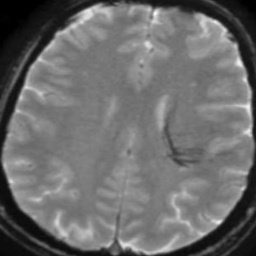
#> input picture data/Brain MRI Images/Train/Normal/Normal (102).jpg, 256 x 256 px
$ python -i detector.py   (imports and definitions only)
#> lines starting #> are read from the running program, lines starting #| are printed output that depends on the picture; after the words box and inside, x2 and y2 are one past the last pixel; in counts of white or black regions, pixels touching at a corner belong together
import cv2
import numpy as np
import os

class TumorDetector:

    def detect(self, image_path):
        # Load the original image
        image = cv2.imread(image_path)
#> image is the input picture: shape (256, 256, 3); min 0, max 251, mean 108.1
        if image is None:
            print(f"Error: Could not load {image_path}")
            return None

        # Convert to grayscale
        gray = cv2.cvtColor(image, cv2.COLOR_BGR2GRAY)

        # Apply CLAHE first (same as our enhancement pipeline)
        clahe = cv2.createCLAHE(clipLimit=2.0, tileGridSize=(8,8))
        enhanced = clahe.apply(gray)
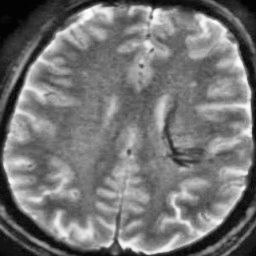
#> enhanced: shape (256, 256); min 3, max 255, mean 116.2

        # Apply Gaussian blur to remove noise
        blurred = cv2.GaussianBlur(enhanced, (5, 5), 0)

        # Thresholding — separates bright tumor region from dark background
        # Anything brighter than threshold becomes white, rest becomes black
        _, thresh = cv2.threshold(blurred, 0, 255, cv2.THRESH_BINARY + cv2.THRESH_OTSU)
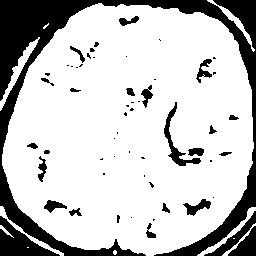
#> thresh: shape (256, 256); 77.1% white; 57 black regions (33 under 20 px)

        # Find contours — outlines of white regions
        contours, _ = cv2.findContours(thresh, cv2.RETR_EXTERNAL, cv2.CHAIN_APPROX_SIMPLE)
#> contours = 11 contours, 4 with area under 20; largest, box (x1, y1, x2, y2) and area: (2, 3, 254, 256) 50686, (0, 37, 40, 111) 388, (197, 207, 256, 256) 268, (0, 206, 64, 256) 229, (207, 0, 255, 52) 216, (222, 223, 256, 256) 71, (0, 225, 14, 238) 28

        # Filter contours — ignore very small ones (noise)
        # Only keep contours with area > 500 pixels
        # Get image area
        image_area = image.shape[0] * image.shape[1]
#> image_area = 65536
# Keep contours that are between 1% and 30% of image size — tumor sized regions
        significant = [c for c in contours if image_area * 0.01 < cv2.contourArea(c) < image_area * 0.30]
#> significant = []

        return image, thresh, significant

>>> result = TumorDetector().detect('../../data/Brain MRI Images/Train/Normal/Normal (102).jpg')

$ run again, on data/Brain MRI Images/Train/Normal/Normal (106).jpg
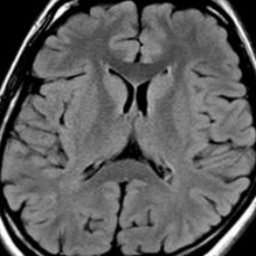
#> input picture data/Brain MRI Images/Train/Normal/Normal (106).jpg, 256 x 256 px
#> in detect, image is the input picture: shape (256, 256, 3); min 0, max 255, mean 93.1
#> in detect, `blurred = cv2.GaussianBlur(enhanced, (5, 5), 0)`:
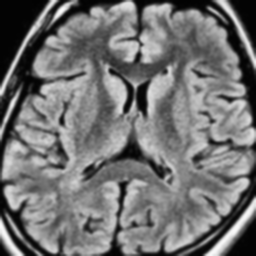
#> blurred: shape (256, 256); min 2, max 250, mean 115.2
#> in detect, `_, thresh = cv2.threshold(blurred, 0, 255, cv2.THRESH_BINARY + cv2.THR..`:
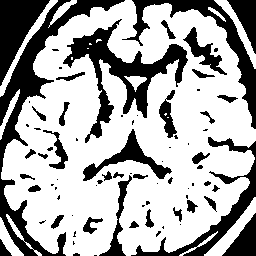
#> thresh: shape (256, 256); 67.2% white; 78 black regions (40 under 20 px)
#> contours = 10 contours; largest, box (x1, y1, x2, y2) and area: (1, 0, 256, 256) 48397, (204, 197, 256, 256) 672, (0, 0, 58, 97) 510, (214, 0, 256, 69) 447, (0, 217, 24, 256) 290
#> significant = 1 contour; box (x1, y1, x2, y2) and area: (204, 197, 256, 256) 672

$ run again, on data/Brain MRI Images/Train/Normal/Normal (111).jpg
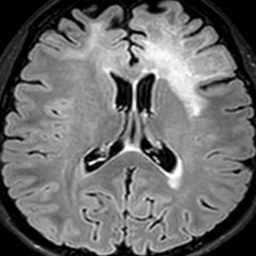
#> input picture data/Brain MRI Images/Train/Normal/Normal (111).jpg, 256 x 256 px
#> in detect, image is the input picture: shape (256, 256, 3); min 0, max 255, mean 107.7
#> in detect, `blurred = cv2.GaussianBlur(enhanced, (5, 5), 0)`:
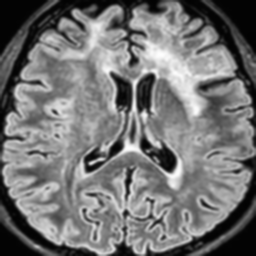
#> blurred: shape (256, 256); min 2, max 254, mean 116.3
#> in detect, `_, thresh = cv2.threshold(blurred, 0, 255, cv2.THRESH_BINARY + cv2.THR..`:
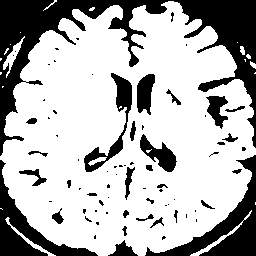
#> thresh: shape (256, 256); 70.4% white; 74 black regions (44 under 20 px)
#> contours = 20 contours, 15 with area under 20; largest, box (x1, y1, x2, y2) and area: (0, 1, 256, 256) 48680, (3, 36, 25, 78) 178, (190, 210, 252, 256) 160, (5, 217, 56, 256) 140, (240, 46, 245, 55) 23
#> significant = []

$ run again, on data/Brain MRI Images/Train/Normal/Normal (112).jpg
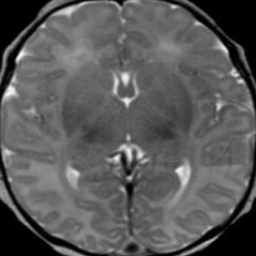
#> input picture data/Brain MRI Images/Train/Normal/Normal (112).jpg, 256 x 256 px
#> in detect, image is the input picture: shape (256, 256, 3); min 0, max 251, mean 89.4
#> in detect, `enhanced = clahe.apply(gray)`:
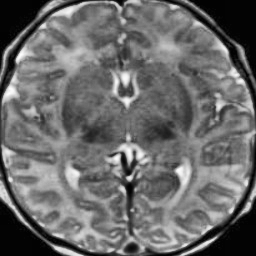
#> enhanced: shape (256, 256); min 1, max 254, mean 105.8
#> in detect, `_, thresh = cv2.threshold(blurred, 0, 255, cv2.THRESH_BINARY + cv2.THR..`:
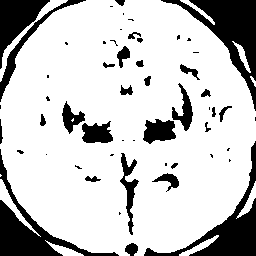
#> thresh: shape (256, 256); 78.3% white; 55 black regions (26 under 20 px)
#> contours = 10 contours, 2 with area under 20; largest, box (x1, y1, x2, y2) and area: (0, 0, 256, 256) 52590, (0, 0, 68, 82) 442, (0, 179, 41, 237) 308, (179, 235, 219, 256) 171, (45, 240, 84, 256) 167, (236, 181, 256, 219) 164, (232, 41, 251, 73) 122, (180, 0, 215, 25) 114
#> significant = []
